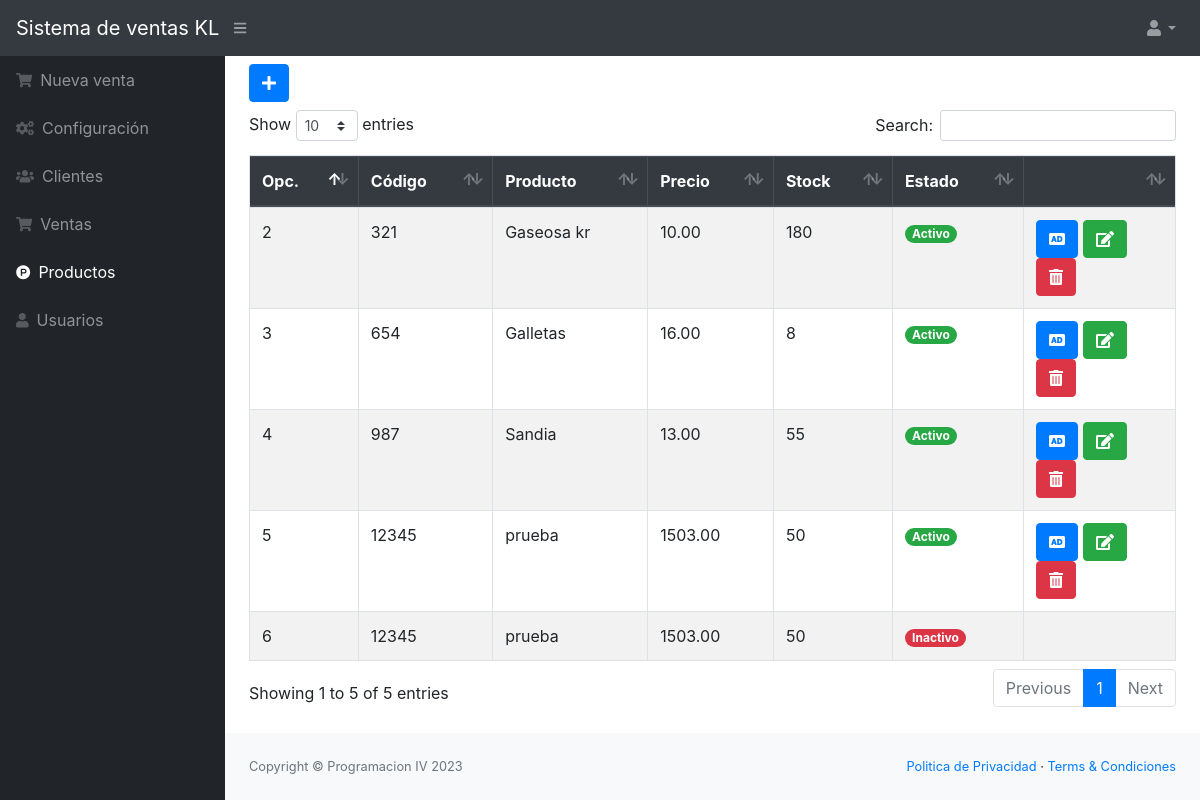
The app's page /src/productos.php (signed in), older data.
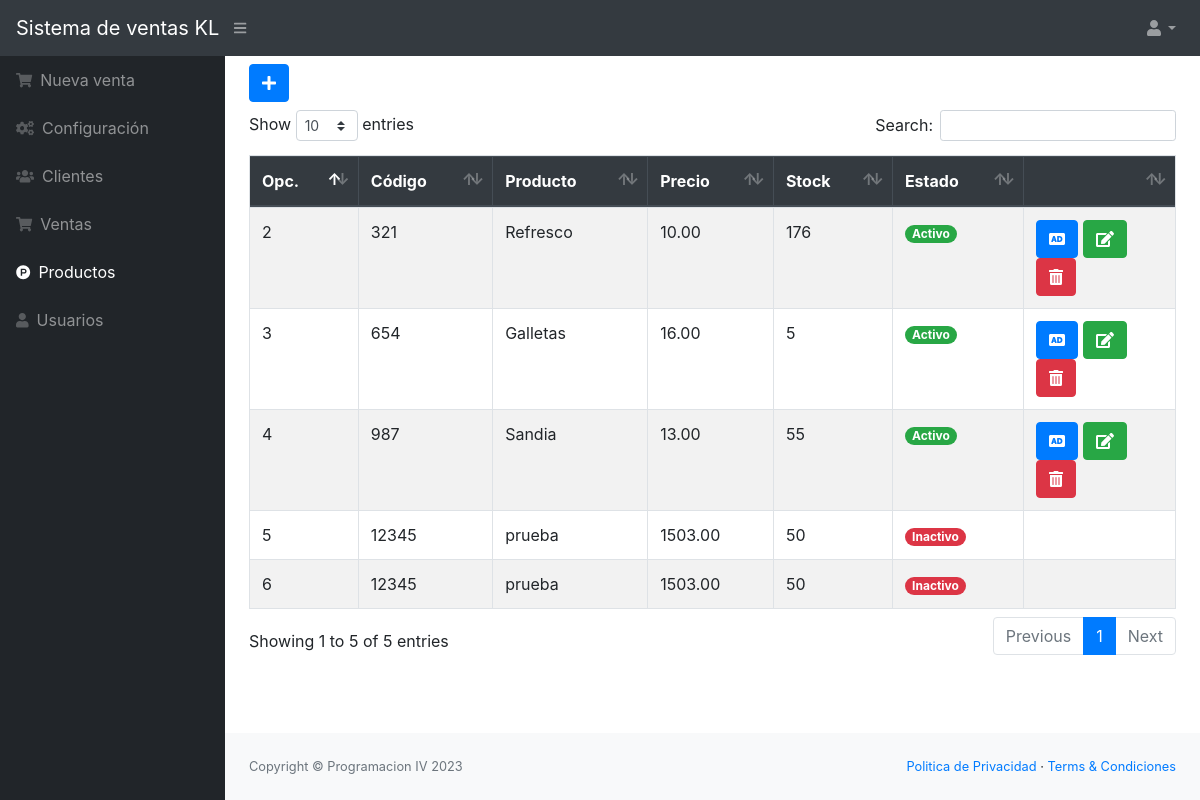
The same page, newer data.
### tables this page shows
CREATE TABLE `producto` (
  `codproducto` int(11) NOT NULL,
  `codigo` varchar(20) NOT NULL,
  `descripcion` varchar(200) NOT NULL,
  `precio` decimal(10,2) NOT NULL,
  `existencia` int(11) NOT NULL,
  `usuario_id` int(11) NOT NULL,
  `estado` int(11) NOT NULL DEFAULT 1
);

### src/productos.php (the view, shortened to what this page needs)
<?php include_once "includes/header.php";
   ?>
<button class="btn btn-primary mb-2" type="button" data-toggle="modal" data-target="#nuevo_producto"><i class="fas fa-plus"></i></button>
<div class="table-responsive">
    <table class="table table-striped table-bordered" id="tbl">
        <thead class="thead-dark">
            <tr>
                <th>Opc.</th>
                <th>Código</th>
                <th>Producto</th>
                <th>Precio</th>
                <th>Stock</th>
                <th>Estado</th>
                <th></th>
            </tr>
        </thead>
        <tbody>
            <?php
               include "../conexion.php";
               $query = mysqli_query($conexion, "SELECT * FROM producto");
               $result = mysqli_num_rows($query);
               if ($result > 0) {
                   while ($data = mysqli_fetch_assoc($query)) {
                       if ($data['estado'] == 1) {
                           $estado = '<span class="badge badge-pill badge-success">Activo</span>';
                       } else {
                           $estado = '<span class="badge badge-pill badge-danger">Inactivo</span>';
                       }
               ?>
                    <tr>
                        <td><?php echo $data['codproducto']; ?></td>
                        <td><?php echo $data['codigo']; ?></td>
                        <td><?php echo $data['descripcion']; ?></td>
                        <td><?php echo $data['precio']; ?></td>
                        <td><?php echo $data['existencia']; ?></td>
                        <td><?php echo $estado ?></td>
                        <td>
                            <?php if ($data['estado'] == 1) { ?>
                                <a href="agregar_producto.php?id=<?php echo $data['codproducto']; ?>" class="btn btn-primary"><i class='fas fa-audio-description'></i></a>
                                <a href="editar_producto.php?id=<?php echo $data['codproducto']; ?>" class="btn btn-success"><i class='fas fa-edit'></i></a>
                                <form action="eliminar_producto.php?id=<?php echo $data['codproducto']; ?>" method="post" class="confirmar d-inline">
                                    <button class="btn btn-danger" type="submit"><i class='fas fa-trash-alt'></i> </button>
                                </form>
                            <?php } ?>
                        </td>
                    </tr>
            <?php }
               } ?>
        </tbody>
    </table>
</div>
<?php include_once "includes/footer.php"; ?>

Row changes from the older to the newer data that the page shows:
changed producto id 2: descripcion "Gaseosa kr" → "Refresco"; existencia "180" → "176"
changed producto "Galletas": existencia "8" → "5"
changed producto id 5: estado "Activo" → "Inactivo"
